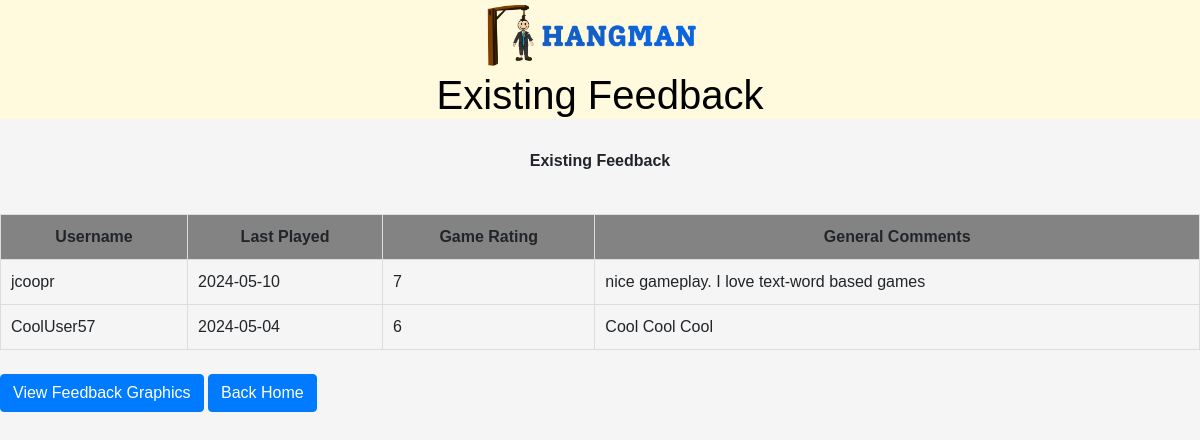
The page /ExistingFeedback on the database as committed earlier.
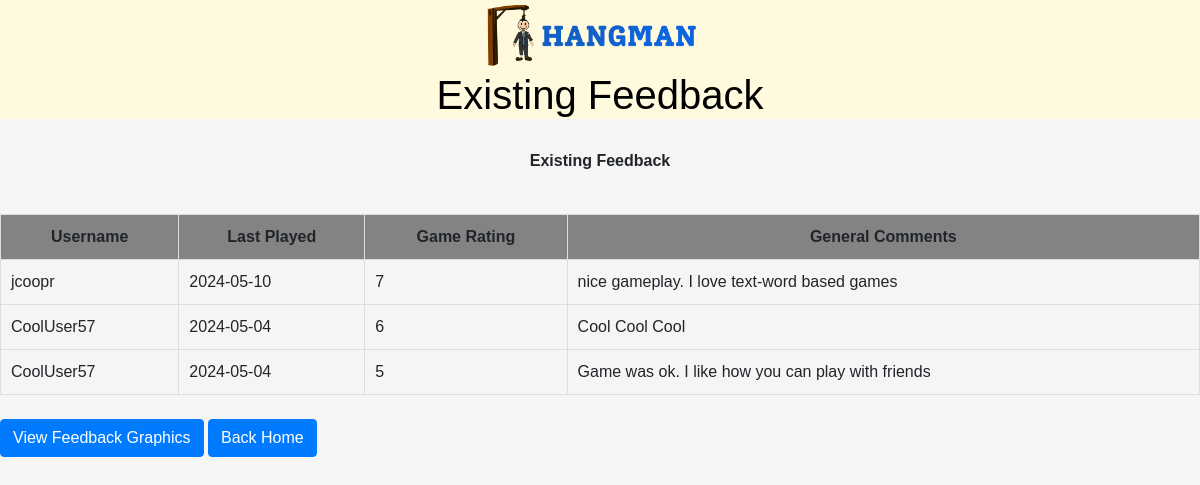
The same page on the database as committed later.
### app.py (models this page shows)
class HangmanReviews(db.Model):
    reviewID = db.Column(db.String(36), nullable=False, unique=True,default=str(uuid.uuid4),primary_key=True)
    username = db.Column(db.String(100), nullable=False)
    datePlayed = db.Column(db.Date, nullable=False)
    Game_Rating = db.Column(db.Integer, nullable=False)
    General_Comments = db.Column(db.Text)

### app.py (the view)
@app.route('/ExistingFeedback')
def Hangman_Reviews():
    Hangman_Reviews_Data = HangmanReviews.query.all()
    return render_template('ListFeedback.html', Hangman_Reviews_Data=Hangman_Reviews_Data)

### templates/ListFeedback.html (shortened to what this page needs)
<!DOCTYPE html>
<html>
<head>
    <link rel="stylesheet" href="https://cdn.jsdelivr.net/npm/bootstrap@4.0.0/dist/css/bootstrap.min.css">
    <link rel="stylesheet" href="{{ url_for('static', filename='styles.css') }}">
</head>
<body>
    <div class="container">
        <div id="CreateFeedBackTitle">
            <a class="navbar-brand" href='/'><img class="logo"
                src="{{url_for('static',filename='images/hangman-title.png')}}" alt="logo"></a>
            <h1>Existing Feedback</h1>
        </div>
        <br>
        <h2 class="SubHead">Existing Feedback</h2>
        <br>
        <table class="Feedbacktable">
            <tr>
                <th scope="col">Username</th>
                <th scope="col">Last Played</th>
                <th scope="col">Game Rating</th>
                <th scope="col">General Comments</th>
            </tr>
            {% for Hangman_Review in Hangman_Reviews_Data %}
            <tr>
                <td>{{ Hangman_Review.username }}</td>
                <td>{{ Hangman_Review.datePlayed }}</td>
                <td>{{ Hangman_Review.Game_Rating }}</td>
                <td>{{ Hangman_Review.General_Comments }}</td>
            </tr>
            {% endfor %}
        </table>
        <br>
        <button class="btn btn-primary" onclick="location.href='/charts'">View Feedback Graphics</button>
        <button class="btn btn-primary" onclick="location.href='/'">Back Home</button>
    </div>
</body>
</html>

### static/styles.css (style rules this page uses)
body { font-family: Arial, sans-serif; background-color: #f0f0f0; }
h2 { text-align: center; margin-bottom: 20px; }
body { background-color: #ffffff; margin: 0; }
img.logo { width: 210px; height: auto; }
.container { max-width: 1300px; margin: auto; padding-left: 0px; padding-right: 0px; position: relative; }
table { width: 100%; border-collapse: collapse; }
th, td { padding: 12px 15px; text-align: left; border-bottom: 1px solid #ddd; }
th { background-color: #f2f2f2; }
button { background-color: #FDF4FD; }
#CreateFeedBackTitle { background-color: #fff9dd; color: black; text-align: center; }
.Feedbacktable th,td { margin-left: auto; margin-right:auto; }
body { background-color: whitesmoke; }
.SubHead { font-family: "Arial Black", Arial, sans-serif; font-weight: bold; font-size: medium; }
.Feedbacktable { width: 100%; border-collapse: collapse; }
.Feedbacktable th { background-color: rgb(131, 131, 131); border: 1px solid #dddddd; padding: 10px; text-align: center; }
.Feedbacktable td { border: 1px solid #dddddd; padding: 10px; }

Rows that differ between the two databases and show on the page:
added HangmanReviews: username "CoolUser57", datePlayed "2024-05-04", Game_Rating "5", General_Comments "Game was ok. I like how you can play with friends"
